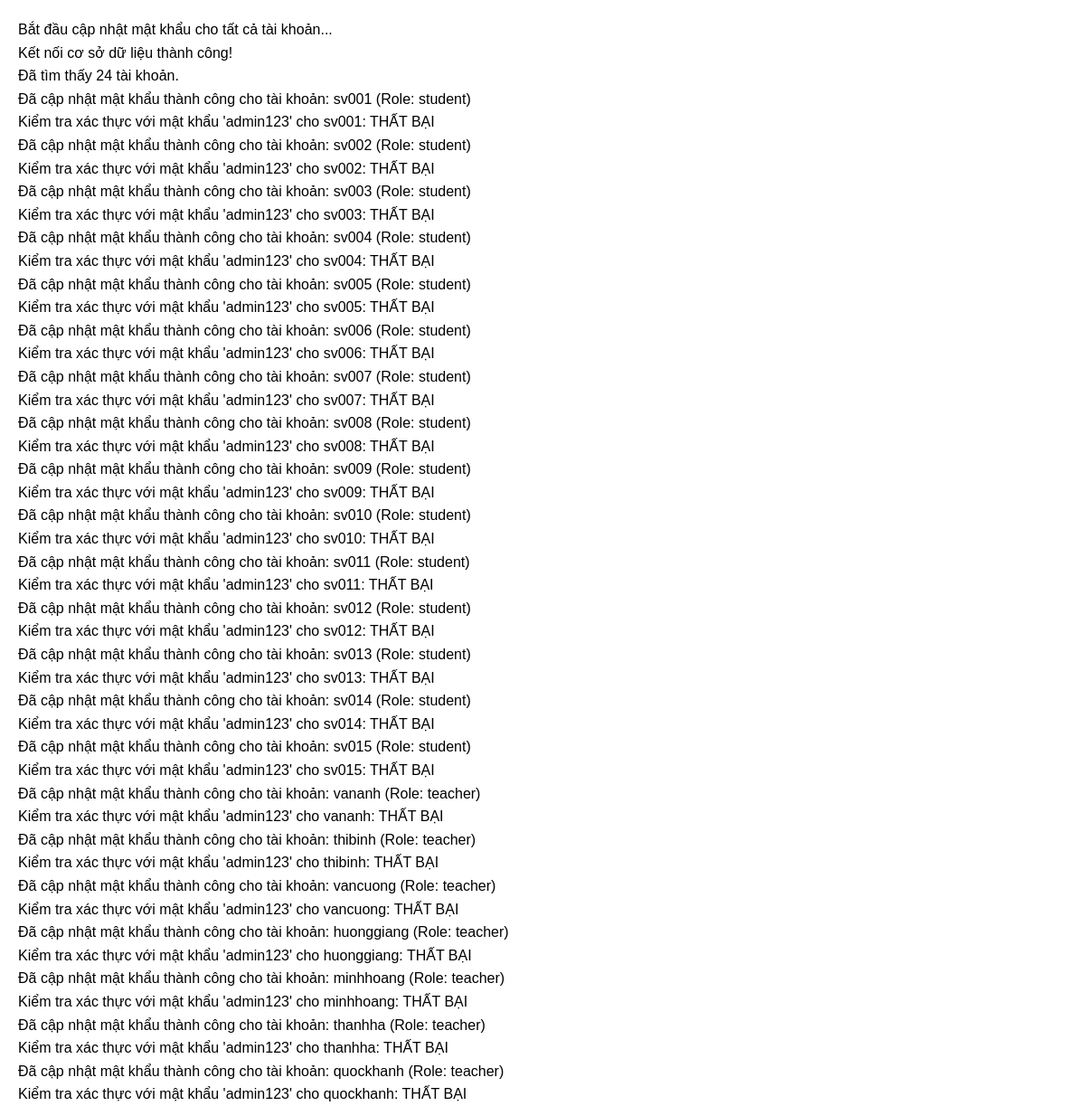
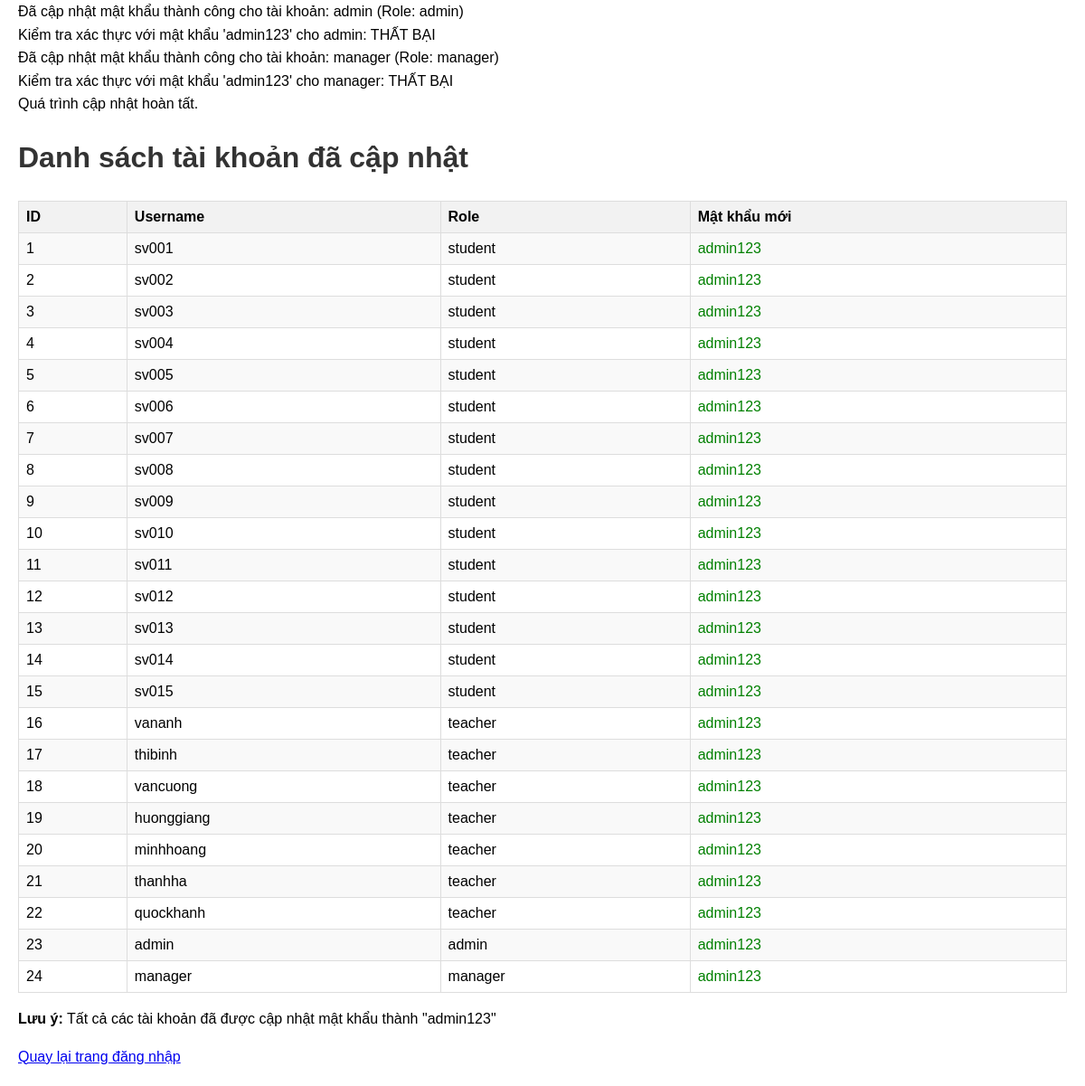
/api/update_all_passwords.php, run on an earlier commit of the app's database (2 pictures, top to bottom).
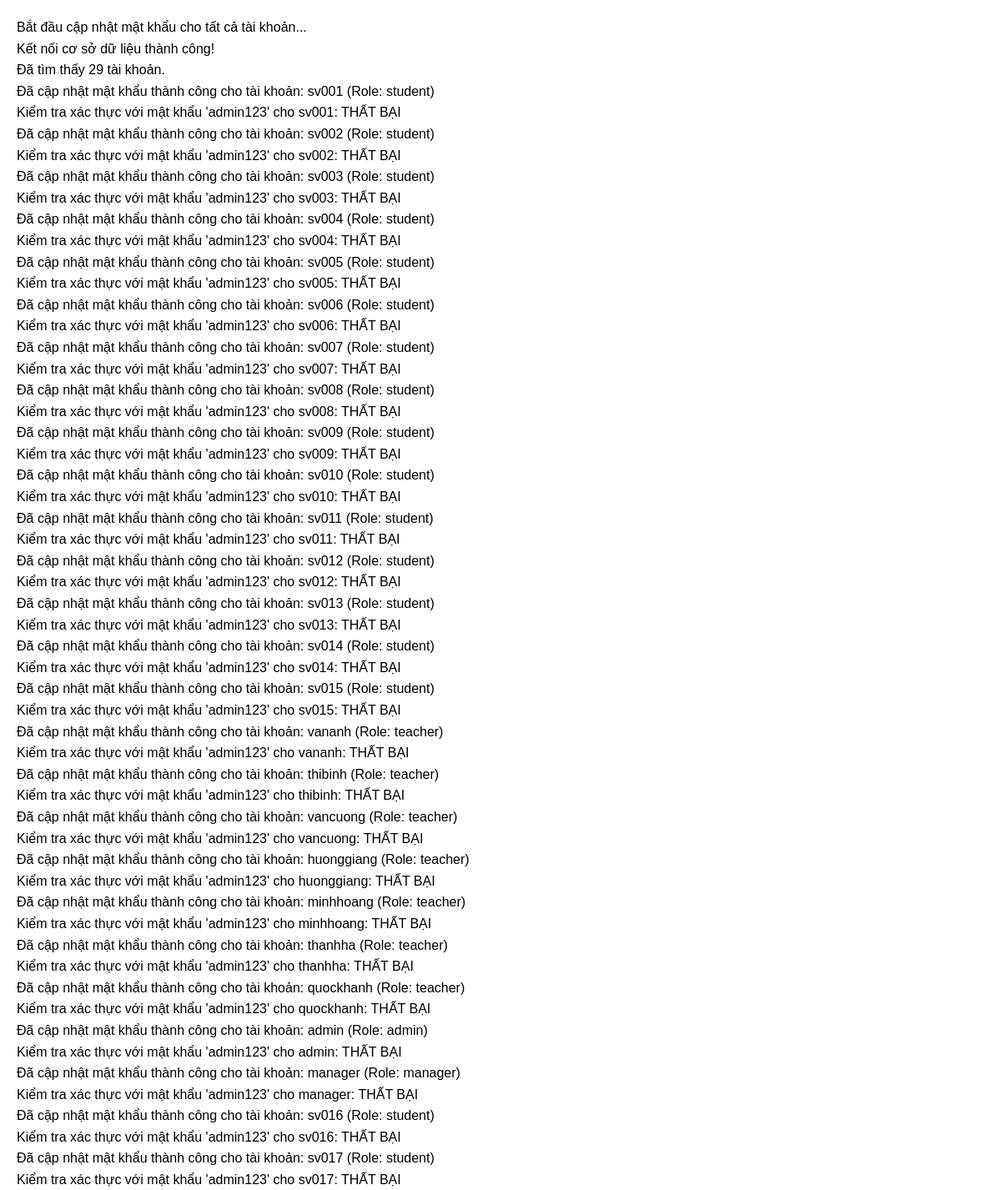
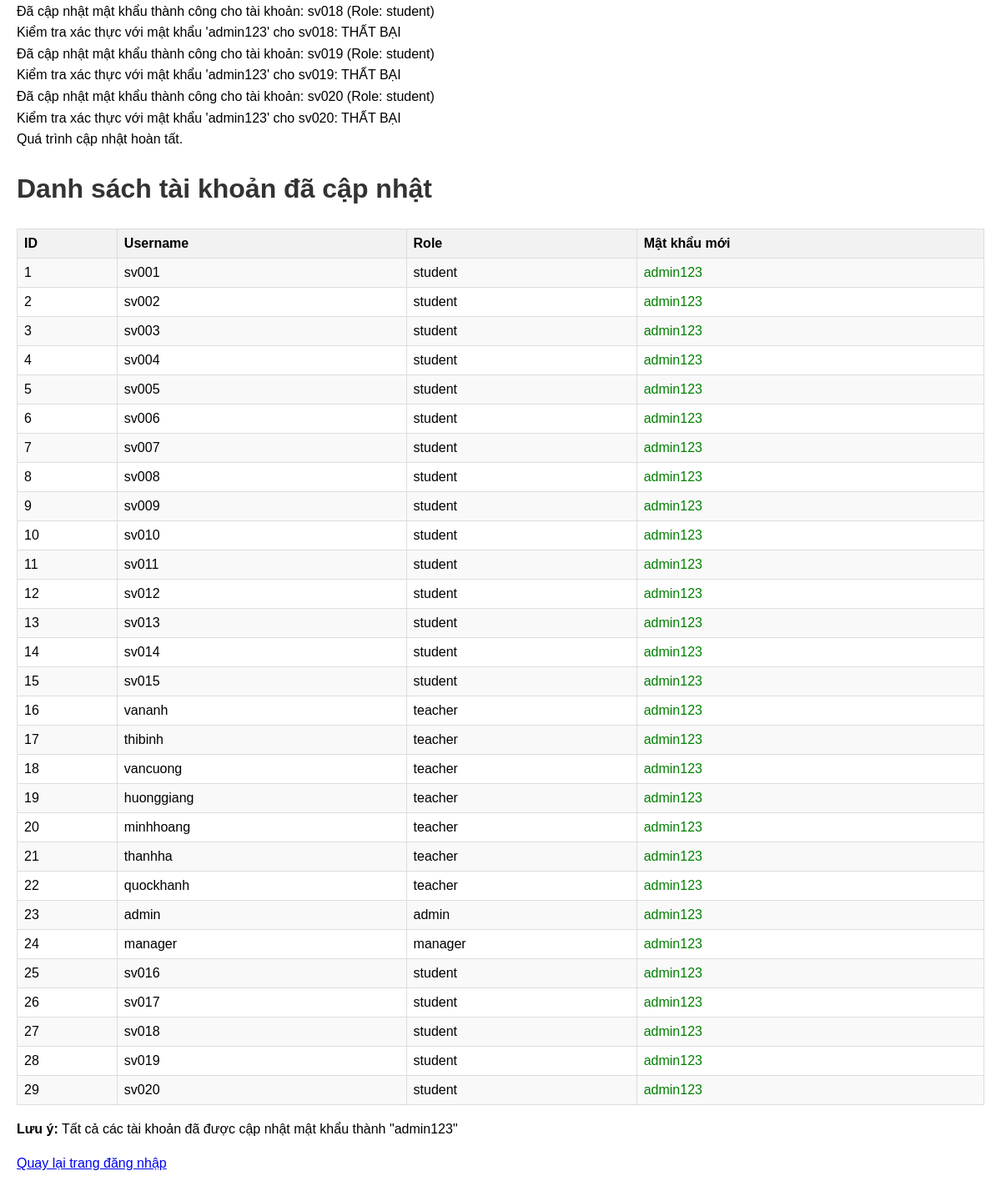
And on a later commit of the database (2 pictures, top to bottom).
### tables this page shows
CREATE TABLE users (
    user_id INT AUTO_INCREMENT PRIMARY KEY,
    username VARCHAR(50) UNIQUE NOT NULL,
    password VARCHAR(255) NOT NULL,
    role ENUM('admin', 'manager', 'teacher', 'student', 'parent') NOT NULL,
    student_id VARCHAR(20) NULL,
    teacher_id INT NULL,
    email VARCHAR(100),
    last_login TIMESTAMP NULL,
    created_at TIMESTAMP DEFAULT CURRENT_TIMESTAMP,
    FOREIGN KEY (student_id) REFERENCES students(student_id) ON DELETE CASCADE,
    FOREIGN KEY (teacher_id) REFERENCES teachers(teacher_id) ON DELETE CASCADE
);

### api/update_all_passwords.php (the view, shortened to what this page needs)
<?php
require_once __DIR__ . '/../config/config.php';
function writeLog($message) {
    echo "$message<br>";
}
$stmt = $conn->query("SELECT user_id, username, role FROM users");
$accounts = [];
while ($row = $stmt->fetch_assoc()) {
    $accounts[] = $row;
}
if (count($accounts) == 0) {
    writeLog("Không tìm thấy tài khoản nào trong cơ sở dữ liệu!");
} else {
    foreach ($accounts as $account) {
        $new_password = 'admin123';
        $new_hash = password_hash($new_password, PASSWORD_DEFAULT);
        $update_stmt = $conn->prepare("UPDATE users SET password = ? WHERE user_id = ?");
        $update_stmt->bind_param("si", $new_hash, $account['user_id']);
        if ($update_stmt->execute()) {
            writeLog("Đã cập nhật mật khẩu thành công cho tài khoản: " . $account['username'] . " (Role: " . $account['role'] . ")");
            $verify_stmt = $conn->prepare("SELECT password FROM users WHERE user_id = ?");
            $verify_stmt->bind_param("i", $account['user_id']);
            $verify_stmt->execute();
            $result = $verify_stmt->get_result();
            $user = $result->fetch_assoc();
            $verify_result = password_verify($new_password, $user['password']);
            writeLog("Kiểm tra xác thực với mật khẩu '$new_password' cho " . $account['username'] . ": " . ($verify_result ? "THÀNH CÔNG" : "THẤT BẠI"));
        } else {
            writeLog("Lỗi khi cập nhật mật khẩu cho " . $account['username'] . ": " . $conn->error);
        }
    }
}
?>
<!DOCTYPE html>
<html lang="vi">
<head>
</head>
<body>
    <h1>Danh sách tài khoản đã cập nhật</h1>
    <table>
        <tr>
            <th>ID</th>
            <th>Username</th>
            <th>Role</th>
            <th>Mật khẩu mới</th>
        </tr>
        <?php foreach ($accounts as $account): ?>
        <tr>
            <td><?php echo $account['user_id']; ?></td>
            <td><?php echo $account['username']; ?></td>
            <td><?php echo $account['role']; ?></td>
            <td><span class="success">admin123</span></td>
        </tr>
        <?php endforeach; ?>
    </table>
    <p><strong>Lưu ý:</strong> Tất cả các tài khoản đã được cập nhật mật khẩu thành "admin123"</p>
    <p><a href="http://localhost:5173/login">Quay lại trang đăng nhập</a></p>
</body>
</html>

### api/update_all_passwords.php (style rules this page uses)
body { font-family: Arial, sans-serif; margin: 20px; line-height: 1.6; }
h1 { color: #333; }
table { border-collapse: collapse; width: 100%; margin-top: 20px; }
th, td { border: 1px solid #ddd; padding: 8px; text-align: left; }
th { background-color: #f2f2f2; }
tr:nth-child(even) { background-color: #f9f9f9; }
.success { color: green; }

What changed in the data, as far as the page shows it:
added users: message "Đã cập nhật mật khẩu thành công cho tài khoản: sv016 (Role: student) Kiểm tra xác thực với mật khẩu 'admin123' cho sv016: THẤT BẠI", user_id "25", username "sv016", role "student"
added users: message "Đã cập nhật mật khẩu thành công cho tài khoản: sv017 (Role: student) Kiểm tra xác thực với mật khẩu 'admin123' cho sv017: THẤT BẠI", user_id "26", username "sv017", role "student"
added users: message "Đã cập nhật mật khẩu thành công cho tài khoản: sv018 (Role: student) Kiểm tra xác thực với mật khẩu 'admin123' cho sv018: THẤT BẠI", user_id "27", username "sv018", role "student"
added users: message "Đã cập nhật mật khẩu thành công cho tài khoản: sv019 (Role: student) Kiểm tra xác thực với mật khẩu 'admin123' cho sv019: THẤT BẠI", user_id "28", username "sv019", role "student"
added users: message "Đã cập nhật mật khẩu thành công cho tài khoản: sv020 (Role: student) Kiểm tra xác thực với mật khẩu 'admin123' cho sv020: THẤT BẠI", user_id "29", username "sv020", role "student"
Also different on the page:
$message: "Kết nối cơ sở dữ liệu thành công! Đã tìm thấy 24 tài khoản. Quá trình cập nhật hoàn tất." → "Kết nối cơ sở dữ liệu thành công! Đã tìm thấy 29 tài khoản. Quá trình cập nhật hoàn tất."
